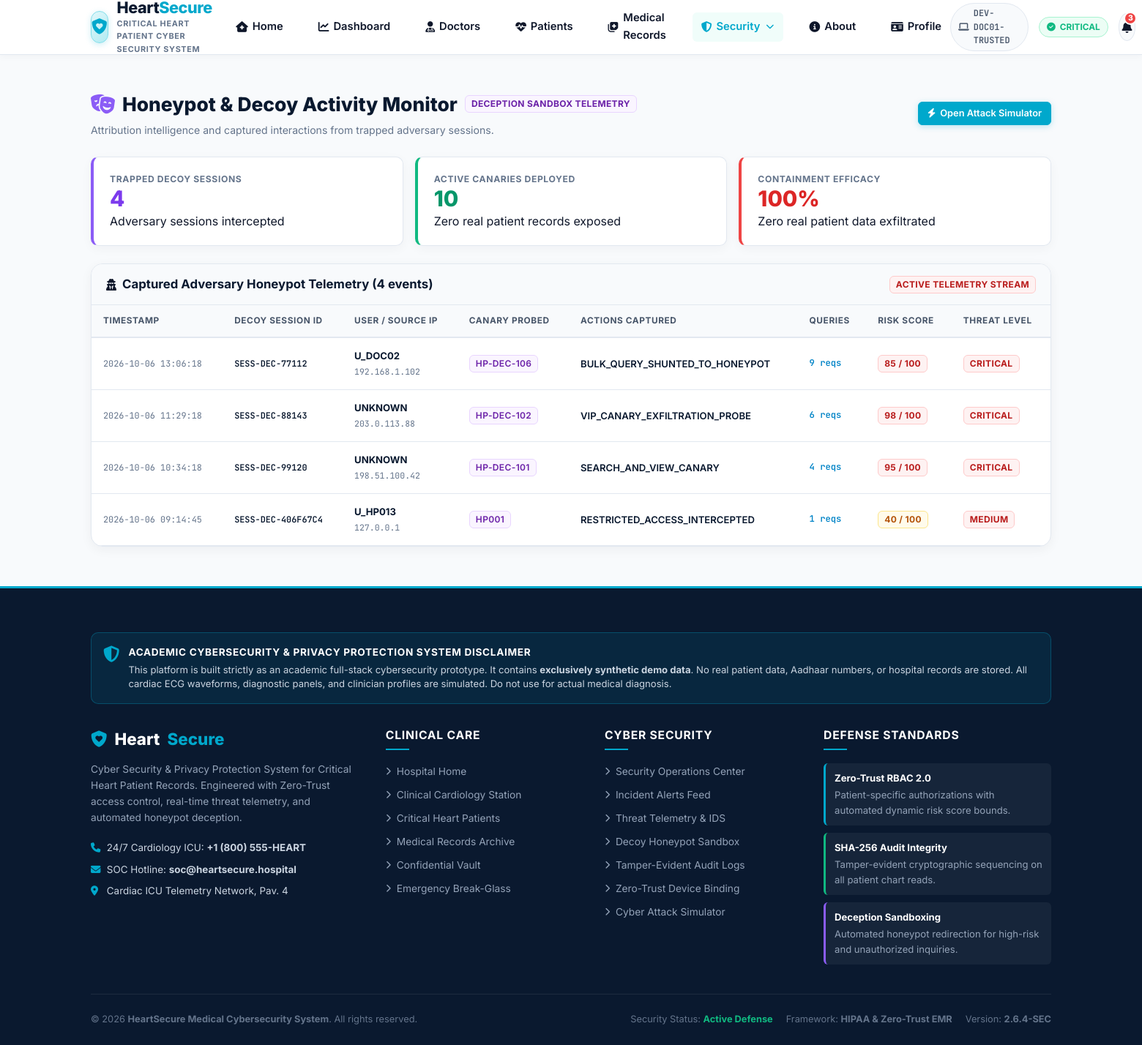
The page /decoy-monitor (signed in) on the database as committed earlier.
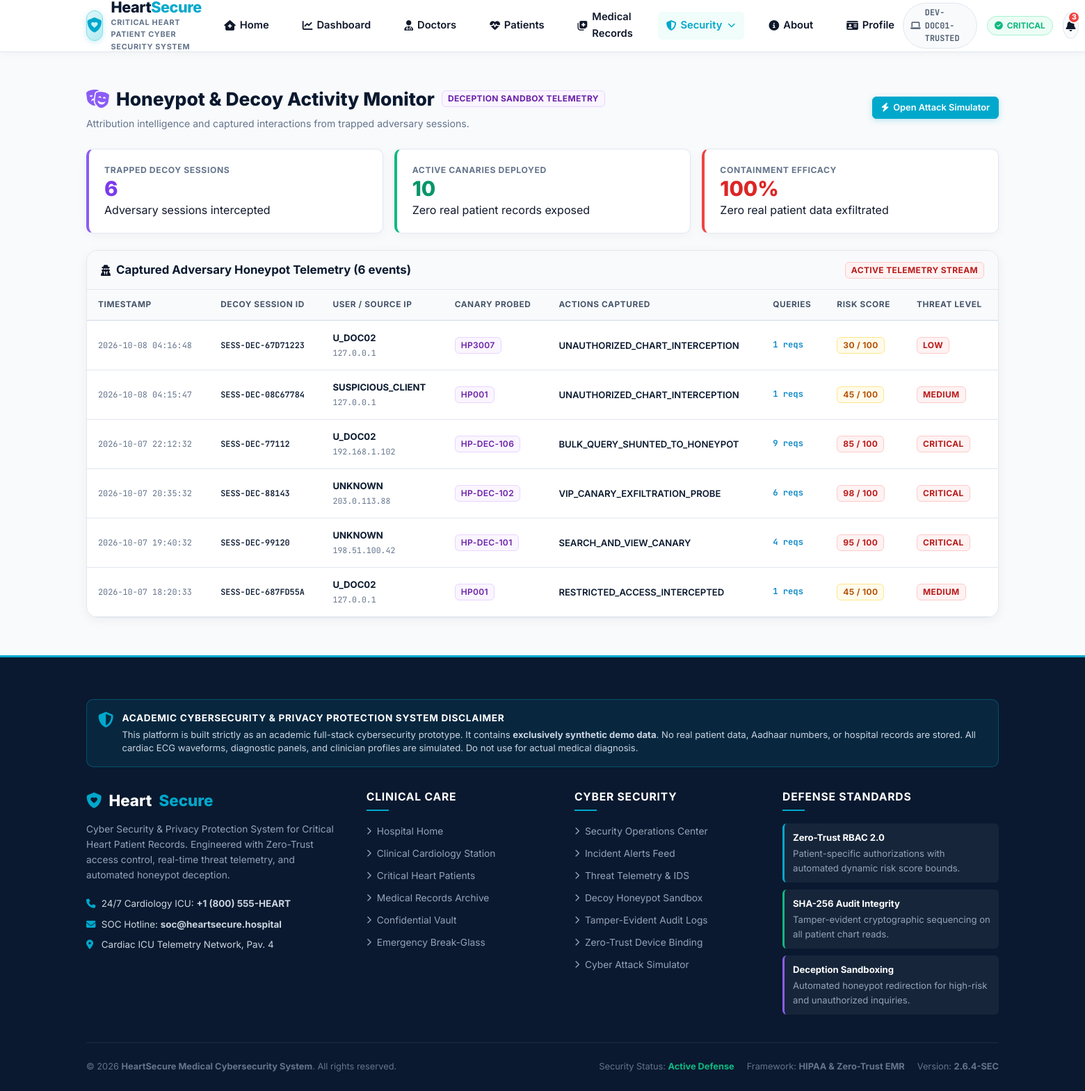
The same page on the database as committed later.
### tables this page shows
CREATE TABLE decoy_sessions (
    id INTEGER PRIMARY KEY AUTOINCREMENT,
    decoy_session_id TEXT NOT NULL,
    user_id TEXT NOT NULL,
    ip_address TEXT NOT NULL,
    timestamp TIMESTAMP DEFAULT CURRENT_TIMESTAMP,
    fake_patient_searched TEXT,
    fake_record_viewed TEXT,
    actions_performed TEXT NOT NULL,
    request_count INTEGER DEFAULT 1,
    risk_score INTEGER NOT NULL,
    threat_level TEXT NOT NULL
);

### routes/cardioshield.py (the view)
@cardioshield_bp.route('/decoy-monitor')
def decoy_monitor_view():
    if not require_login():
        return redirect(url_for('auth.login'))
    user = UserModel.get_by_user_id(session['user_id'])
    sessions = DeceptionService.get_decoy_sessions(limit=50)
    stats = DeceptionService.get_stats()
    canaries = DeceptionService.get_all_decoy_patients()
    return render_template(
        'decoy_monitor.html',
        user=user,
        sessions=sessions,
        stats=stats,
        canaries=canaries
    )

### database/db.py (called while the page is built)
def get_db():
    try:
        if 'db' not in g:
            g.db = sqlite3.connect(DB_PATH, check_same_thread=False)
            g.db.row_factory = sqlite3.Row
            g.db.execute("PRAGMA foreign_keys = ON")
            ensure_schema(g.db)
        return g.db
    except RuntimeError:
        conn = sqlite3.connect(DB_PATH, check_same_thread=False)
        conn.row_factory = sqlite3.Row
        conn.execute("PRAGMA foreign_keys = ON")
        ensure_schema(conn)
        return conn

def query_db(query, args=(), one=False):
    conn = get_db()
    cur = conn.execute(query, args)
    rv = cur.fetchall()
    cur.close()
    return (dict(rv[0]) if rv else None) if one else [dict(r) for r in rv]

### models/user.py (called while the page is built)
    @staticmethod
    def get_by_user_id(user_id):
        return query_db("SELECT * FROM users WHERE user_id = ?", (user_id,), one=True)

### routes/cardioshield.py (called while the page is built)
def require_login():
    if 'user_id' not in session:
        flash("Please log in to access this page.", "warning")
        return False
    return True

### services/deception_service.py (called while the page is built)
    @classmethod
    def get_all_decoy_patients(cls):
        rows = query_db("SELECT * FROM decoy_patients ORDER BY patient_id ASC")
        return [cls._format_decoy(r) for r in rows]

### templates/decoy_monitor.html (shortened to what the changed rows need)
{% extends "base.html" %}
{% block content %}
<div style="margin-bottom: 24px;">
    <div style="display: flex; justify-content: space-between; align-items: center; flex-wrap: wrap; gap: 14px; margin-bottom: 24px;">
        <div>
            <div style="display: flex; align-items: center; gap: 10px;">
                <h1 style="font-size: 1.65rem; font-weight: 800; color: var(--navy-primary); display: flex; align-items: center; gap: 10px;">
                    <i class="fa-solid fa-masks-theater" style="color: #8b5cf6;"></i> Honeypot &amp; Decoy Activity Monitor
                </h1>
            </div>
        </div>
    </div>
    <div class="stats-grid" style="display: grid; grid-template-columns: repeat(auto-fit, minmax(220px, 1fr)); gap: 16px; margin-bottom: 24px;">
        <div class="card stat-card" style="border-left: 4px solid #8b5cf6; box-shadow: 0 4px 15px rgba(15, 23, 42, 0.04);">
            <div class="stat-label">TRAPPED DECOY SESSIONS</div>
            <div class="stat-value" style="color: #7c3aed;">{{ stats.total_decoy_sessions }}</div>
            <div class="stat-sub">Adversary sessions intercepted</div>
        </div>
    </div>
    <div class="card" style="margin-bottom: 24px; box-shadow: 0 4px 15px rgba(15, 23, 42, 0.05); border: 1px solid var(--border-light);">
        <div class="card-header" style="background: #f8fafc; border-bottom: 1px solid var(--border-light); padding: 14px 20px; display: flex; justify-content: space-between; align-items: center;">
            <div style="display: flex; align-items: center; gap: 8px;">
                <i class="fa-solid fa-user-secret" style="color: var(--navy-accent);"></i>
                <span class="card-title" style="font-size: 1.05rem; font-weight: 700; color: var(--navy-primary);">Captured Adversary Honeypot Telemetry ({{ sessions|length }} events)</span>
            </div>
        </div>
        <div class="table-container">
            <table class="data-table">
                <thead>
                    <tr>
                        <th>Timestamp</th>
                        <th>Decoy Session ID</th>
                        <th>User / Source IP</th>
                        <th>Canary Probed</th>
                        <th>Actions Captured</th>
                        <th>Queries</th>
                        <th>Risk Score</th>
                        <th>Threat Level</th>
                    </tr>
                </thead>
                <tbody>
                    {% for s in sessions %}
                    <tr>
                        <td style="font-family: var(--font-mono); font-size: 0.74rem; color: var(--text-muted); white-space: nowrap;">
                            {{ s.timestamp }}
                        </td>
                        <td style="font-family: var(--font-mono); font-size: 0.74rem; color: var(--navy-primary); font-weight: 600;">
                            {{ s.decoy_session_id }}
                        </td>
                        <td style="font-size: 0.82rem;">
                            <strong style="color: var(--navy-primary);">{{ s.user_id }}</strong><br>
                            <span style="font-family: var(--font-mono); font-size: 0.72rem; color: var(--text-muted);">{{ s.ip_address }}</span>
                        </td>
                        <td>
                            <span class="badge badge-decoy" style="font-weight: 600;">{{ s.fake_patient_searched or s.fake_record_viewed }}</span>
                        </td>
                        <td style="font-size: 0.82rem; font-weight: 600; color: var(--navy-primary);">
                            {{ s.actions_performed }}
                        </td>
                        <td style="font-family: var(--font-mono); font-size: 0.76rem; color: #0284c7; font-weight: 600;">
                            {{ s.request_count }} reqs
                        </td>
                        <td>
                            <span class="badge {% if s.risk_score >= 80 %}badge-critical{% else %}badge-medium{% endif %}" style="font-weight: 700;">
                                {{ s.risk_score }} / 100
                            </span>
                        </td>
                        <td>
                            <span class="badge badge-critical" style="font-weight: 700;">{{ s.threat_level }}</span>
                        </td>
                    </tr>
                    {% endfor %}
                </tbody>
            </table>
        </div>
    </div>
</div>
{% endblock %}

Rows that differ between the two databases and show on the page:
removed decoy_sessions: timestamp "2026-10-06 13:06:18", decoy_session_id "SESS-DEC-77112", user_id "U_DOC02", ip_address "192.168.1.102", fake_patient_searched "HP-DEC-106", actions_performed "BULK_QUERY_SHUNTED_TO_HONEYPOT", request_count "9", risk_score "85", threat_level "CRITICAL"
removed decoy_sessions: timestamp "2026-10-06 11:29:18", decoy_session_id "SESS-DEC-88143", user_id "UNKNOWN", ip_address "203.0.113.88", fake_patient_searched "HP-DEC-102", actions_performed "VIP_CANARY_EXFILTRATION_PROBE", request_count "6", risk_score "98", threat_level "CRITICAL"
removed decoy_sessions: timestamp "2026-10-06 10:34:18", decoy_session_id "SESS-DEC-99120", user_id "UNKNOWN", ip_address "198.51.100.42", fake_patient_searched "HP-DEC-101", actions_performed "SEARCH_AND_VIEW_CANARY", request_count "4", risk_score "95", threat_level "CRITICAL"
removed decoy_sessions: timestamp "2026-10-06 09:14:45", decoy_session_id "SESS-DEC-406F67C4", user_id "U_HP013", ip_address "127.0.0.1", fake_patient_searched "HP001", actions_performed "RESTRICTED_ACCESS_INTERCEPTED", request_count "1", risk_score "40", threat_level "MEDIUM"
added decoy_sessions: timestamp "2026-10-08 04:16:48", decoy_session_id "SESS-DEC-67D71223", user_id "U_DOC02", ip_address "127.0.0.1", fake_patient_searched "HP3007", actions_performed "UNAUTHORIZED_CHART_INTERCEPTION", request_count "1", risk_score "30", threat_level "LOW"
added decoy_sessions: timestamp "2026-10-08 04:15:47", decoy_session_id "SESS-DEC-08C67784", user_id "SUSPICIOUS_CLIENT", ip_address "127.0.0.1", fake_patient_searched "HP001", actions_performed "UNAUTHORIZED_CHART_INTERCEPTION", request_count "1", risk_score "45", threat_level "MEDIUM"
added decoy_sessions: timestamp "2026-10-07 22:12:32", decoy_session_id "SESS-DEC-77112", user_id "U_DOC02", ip_address "192.168.1.102", fake_patient_searched "HP-DEC-106", actions_performed "BULK_QUERY_SHUNTED_TO_HONEYPOT", request_count "9", risk_score "85", threat_level "CRITICAL"
added decoy_sessions: timestamp "2026-10-07 20:35:32", decoy_session_id "SESS-DEC-88143", user_id "UNKNOWN", ip_address "203.0.113.88", fake_patient_searched "HP-DEC-102", actions_performed "VIP_CANARY_EXFILTRATION_PROBE", request_count "6", risk_score "98", threat_level "CRITICAL"
added decoy_sessions: timestamp "2026-10-07 19:40:32", decoy_session_id "SESS-DEC-99120", user_id "UNKNOWN", ip_address "198.51.100.42", fake_patient_searched "HP-DEC-101", actions_performed "SEARCH_AND_VIEW_CANARY", request_count "4", risk_score "95", threat_level "CRITICAL"
added decoy_sessions: timestamp "2026-10-07 18:20:33", decoy_session_id "SESS-DEC-687FD55A", user_id "U_DOC02", ip_address "127.0.0.1", fake_patient_searched "HP001", actions_performed "RESTRICTED_ACCESS_INTERCEPTED", request_count "1", risk_score "45", threat_level "MEDIUM"
Other text that changed with them:
{{ stats.total_decoy_sessions }}: "4" → "6"
{{ sessions|length }}: "4" → "6"
